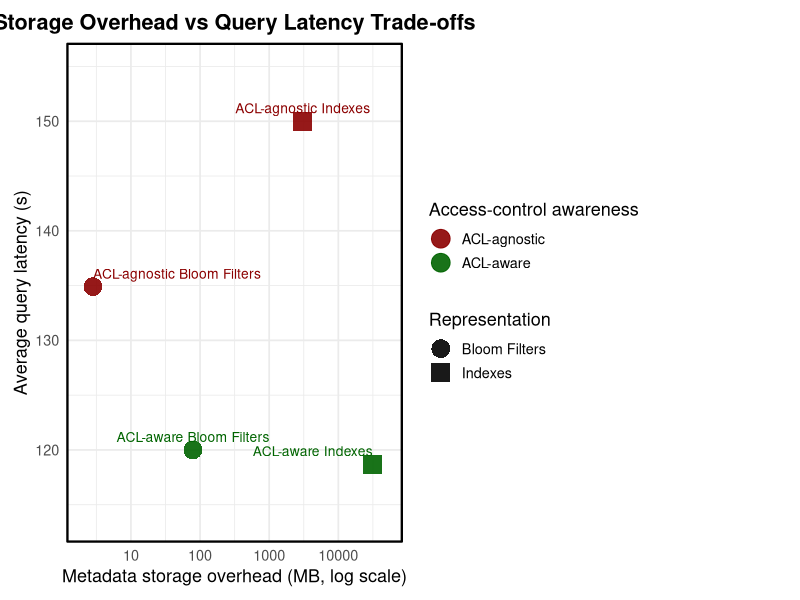

R code for this plot:
library(ggplot2)

df <- data.frame(
  Method = c(
    "ACL-aware Indexes",
    "ACL-aware Bloom Filters",
    "ACL-agnostic Indexes",
    "ACL-agnostic Bloom Filters"
  ),
  Storage_MB = c(31375, 79, 3065, 2.82),
  Latency_s = c(118.7, 120, 150, 134.9),
  ACL = c("ACL-aware", "ACL-aware", "ACL-agnostic", "ACL-agnostic"),
  Structure = c("Indexes", "Bloom Filters", "Indexes", "Bloom Filters")
)

ggplot(df, aes(x = Storage_MB, y = Latency_s, color = ACL, shape = Structure)) +
  geom_point(size = 6, alpha = 0.9) +
  geom_text(
    aes(label = Method),
    hjust = c(1, 0.5, 0.5, 0),
    vjust = c(-0.8, -0.8, -0.8, -0.8),
    size = 3.5,
    show.legend = FALSE
  ) +
  scale_x_log10(limits = c(2, 50000)) +
  scale_y_continuous(
    limits = c(min(df$Latency_s) - 5, max(df$Latency_s) + 5)
  ) +
  scale_color_manual(values = c("ACL-aware" = "darkgreen", "ACL-agnostic" = "darkred")) +
  scale_shape_manual(values = c("Indexes" = 15, "Bloom Filters" = 16)) +
  labs(
    title = "Storage Overhead vs Query Latency Trade-offs",
    x = "Metadata storage overhead (MB, log scale)",
    y = "Average query latency (s)",
    color = "Access-control awareness",
    shape = "Representation"
  ) +
  coord_cartesian(clip = "off") +
  theme_minimal(base_size = 13) +
  theme(
    plot.title = element_text(face = "bold", hjust = 0.5),
    legend.position = "right",
    plot.margin = margin(10, 110, 10, 10),
    panel.border = element_rect(color = "black", fill = NA, linewidth = 0.8),
    plot.background = element_blank()
  )
